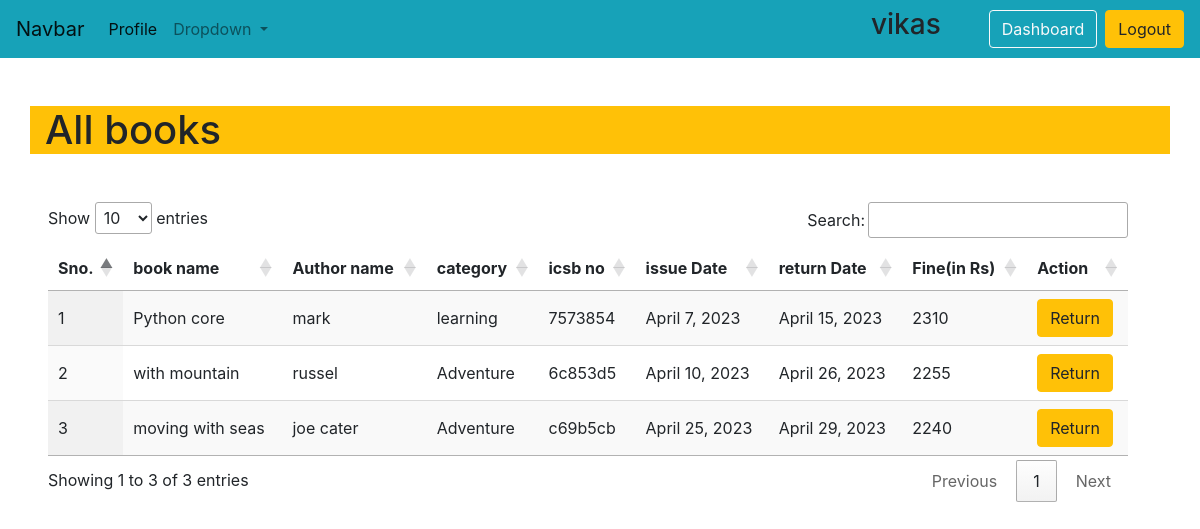
Screenshot of /bi/ (signed in) with the database file from the repository.
### school/models.py (models this page shows, shortened)
class MyUser(AbstractBaseUser,PermissionsMixin):
    username=models.CharField(max_length=20,unique=True)
    designation=models.CharField(max_length=20,choices=CHOICES)
    created_at=models.DateTimeField(auto_now_add=True)
    updated_at=models.DateTimeField(auto_now_add=True)
    is_active = models.BooleanField(default=True)
    is_admin = models.BooleanField(default=False)
    objects = MyUserManager()
    USERNAME_FIELD = 'username'
    REQUIRED_FIELDS = ['designation']

class Issue_book(models.Model):
    issue_date=models.DateField()
    return_date=models.DateField()
    book_info=models.ForeignKey(Book_unique_no,on_delete=models.CASCADE,related_name='book_info')
    user=models.ForeignKey(MyUser,on_delete=models.CASCADE,related_name='user_info')
    status=models.CharField(choices=status_choice,max_length=10)

class Book_unique_no(models.Model):
    book_name=models.OneToOneField(Books,on_delete=models.CASCADE,related_name='book_name')
    icsb_no=models.CharField(max_length=10)
    created_at=models.DateTimeField(auto_now_add=True)

class Books(models.Model):
    name=models.CharField(max_length=20)
    Author=models.CharField(max_length=20)
    category=models.ForeignKey(Category,on_delete=models.CASCADE)
    book_img=models.ImageField(upload_to='book_image',null=True,blank=True)
    created_at=models.DateTimeField(auto_now_add=True)
    updated_at=models.DateTimeField(auto_now_add=True)
    status=models.CharField(choices=status_choice,default='active',max_length=10)

class Category(models.Model):
    type=models.CharField(max_length=20)
    def __str__(self):
        return f"{self.type},{str(self.id)}"

### school/views.py (the view)
# urls.py: path('bi/',views.Book_issue,name='book_issue'),
def Book_issue(request):
    user=request.user
    if user.is_superuser==True:
        book_issue=Issue_book.objects.all()
        l=[]
        for i in book_issue:
            t=date.today()
            if t > i.return_date:
                a=abs(t-i.return_date).days
                fine= int(a*5)
                l.append(fine)
            elif(t<i.return_date or t==i.return_date):
               fine=0
               l.append(fine)
    else:
        book_issue=Issue_book.objects.filter(user=user).all()
        l=[]
        for i in book_issue:
            t=date.today()
            if t > i.return_date:
                a=abs(t-i.return_date).days
                fine= int(a*5)
                l.append(fine)
            elif(t<i.return_date or t==i.return_date):
               fine=0
               l.append(fine)
    return render(request,'book_issue.html',context={'book_issue':zip(book_issue,l)})

### school/templatetags/customfilter.py (called while the page is built)
@register.filter(name='Short')
def Short(data):
    p=str(data).split(',')
    return p[0]

### school/templates/book_issue.html (shortened to what this page needs)
{% extends 'base.html' %}
{% block content1 %}
{% load customfilter %}
<h1 class='container bg-warning d-flex mt-5'>All books</h1>
<div class=' mt-5 ml-5' style='width:90%'>
    <table id="table_id" class="display">
        <thead>
            <tr>
                <th>Sno.</th>
                <th>book name</th>
                <th>Author name</th>
                <th>category</th>
                <th>icsb no</th>
                <th>issue Date</th>
                <th>return Date</th>
                <th>Fine(in Rs)</th>
                <th>Action</th>
            </tr>
        </thead>
        <tbody>
            {% for i,j in book_issue %}
            <tr>
                <td>{{forloop.counter}}</td>
                <td>{{i.book_info.book_name.name}}</td>
                <td>{{i.book_info.book_name.Author}}</td>
                <td>{{i.book_info.book_name.category|Short}}</td>
                <td>{{i.book_info.icsb_no}}</td>
                <td>{{i.issue_date}}</td>
                <td>{{i.return_date}}</td>
                <td>{{j}}</td>
                <td>
                    <form action="{% url 'return_book' id=i.id %}"  method="POST">
                        <button type="submit" class="btn btn-warning " >Return</button>
                    </form>
                </td>
            </tr>
            {% endfor  %}
        </tbody>
    </table>
</div>
{% endblock %}

### school/templates/base.html (shortened to what this page needs)
<!DOCTYPE html>
{% load static %}
<html lang="en">
<head>
    <link rel="stylesheet" href="https://cdn.jsdelivr.net/npm/bootstrap@4.0.0/dist/css/bootstrap.min.css">
   <link rel="stylesheet" type="text/css" href="https://cdn.datatables.net/1.12.1/css/jquery.dataTables.css">
</head>
<body onload="myfun()">
     <nav class="navbar navbar-expand-lg navbar-light bg-info">
        <a class="navbar-brand" href="{% url 'h' %}">Navbar</a>
        <div class="collapse navbar-collapse" id="navbarSupportedContent">
          <ul class="navbar-nav mr-auto">
            <li class="nav-item active">
              {% if request.user.is_authenticated %}
              <a class="nav-link" href="{% url 'profile'  %}">Profile <span class="sr-only">(current)</span></a>
              {% endif %}
            </li>
            <li class="nav-item dropdown">
              <a class="nav-link dropdown-toggle" href="#" id="navbarDropdown" role="button" data-toggle="dropdown" aria-haspopup="true" aria-expanded="false">
                Dropdown
              </a>
            </li>
          </ul>
          <h3 class='mr-5'>{{request.user.username}}</h3>
          <div class="form-inline my-2 my-lg-0">
            {% if not request.user.is_authenticated %}
            <a class="btn btn-outline-light mr-2" href="{% url 'login' %}" role="button">Login</a>
            <a class="btn btn-warning" href="{% url 'signup' %}" role="button">Register</a>
            {% else %}
            <a class="btn btn-outline-light mr-2" href="{% url 'd' %}" role="button">Dashboard</a>
            <a class="btn btn-warning" href="{% url 'logout' %}" role="button">Logout</a>
            {% endif %}
          </div>
        </div>
    </nav>
    <section>
      {% block content1 %}{% endblock content1 %}
    </section>
</body>
</html>

### rows the page displays
MyUser: user.username "vikas"
Issue_book: book_info.book_name.name "Python core", book_info.book_name.Author "mark", book_info.book_name.category|Short "learning", book_info.icsb_no "7573854", issue_date "April 7, 2023", return_date "April 15, 2023", j "2310"
Issue_book: book_info.book_name.name "with mountain", book_info.book_name.Author "russel", book_info.book_name.category|Short "Adventure", book_info.icsb_no "6c853d5", issue_date "April 10, 2023", return_date "April 26, 2023", j "2255"
Issue_book: book_info.book_name.name "moving with seas", book_info.book_name.Author "joe cater", book_info.book_name.category|Short "Adventure", book_info.icsb_no "c69b5cb", issue_date "April 25, 2023", return_date "April 29, 2023", j "2240"
